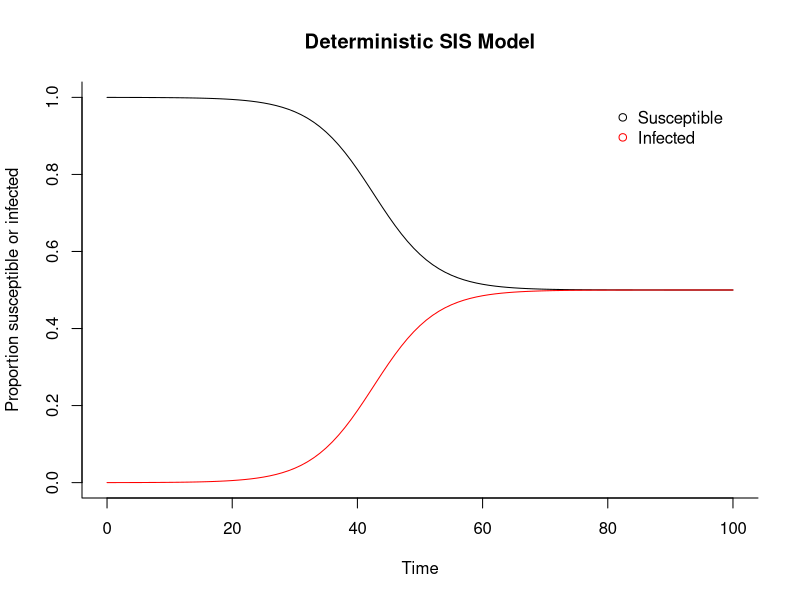

Recreate this plot in R.
## Making a deterministic SIS model from scratch
## 11/10/17

library("deSolve") #package for solving differential equations

## Make an SIS function
si <- function(time, state, parameters) {
  
  # define model parameters in term of the natural parameters
  beta <- parameters["R0"]/parameters["D_inf"] 
  gamma <- 1/parameters["D_inf"]
  
  with(as.list(c(state, parameters)), {
    
    dS <- -beta * S * I + gamma * I
    dI <-  beta * S * I - gamma * I
    
    return(list(c(dS, dI)))
  })
}

#############################
### THINGS YOU CAN CHANGE ###
#############################

# Proportion in each compartment at the start
init  <- c(
  S = 1-1e-4, 
  I = 1e-4
) # N = 1

## R0 = basic reproduction number, D_inf = duration of infection
parameters <- c(
  R0 = 2, 
  D_inf = 5
)

## Timeframe
times <- seq(0, 100, by = 1)

## Solve using General Solver for Ordinary Differential Equations (ode)
run <- ode(y = init, times = times, func = si, parms = parameters)
run_det <- as.data.frame(run) # change to data frame
run_det$time <- NULL # Delete time variable

## Plot model
par(mfrow=c(1,1))

matplot(x = times, y = run_det, type = "l",
  xlab = "Time", ylab = "Proportion susceptible or infected",  main = "Deterministic SIS Model",
  lwd = 1, lty = 1, bty = "l", col = c("black","red"))

## Add legend
legend(80, 1.0, c("Susceptible", "Infected"), pch = 1, col = c("black","red"), bty = "n")
